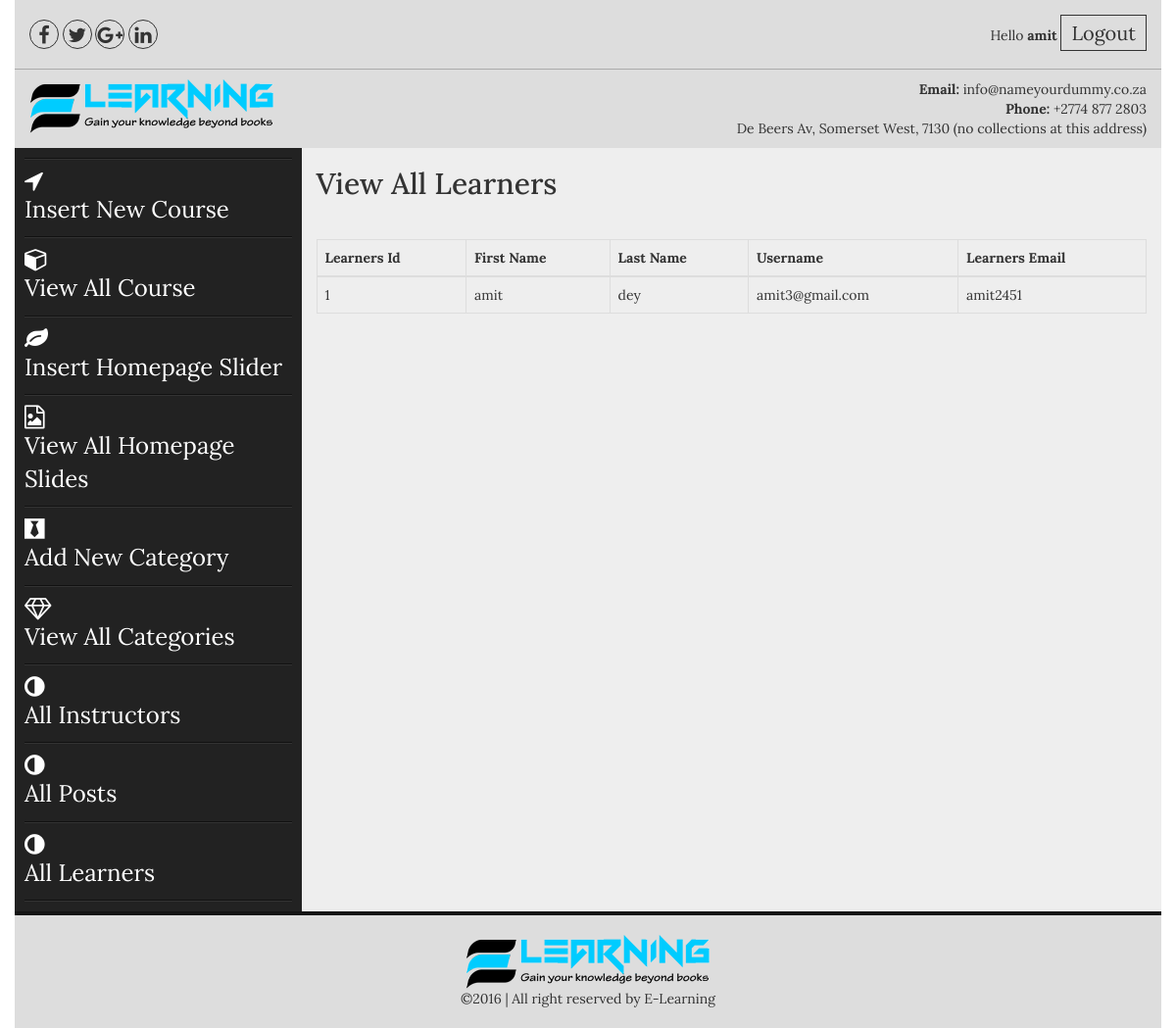
Before: /admin/all_learners.php (signed in) with the older database file.
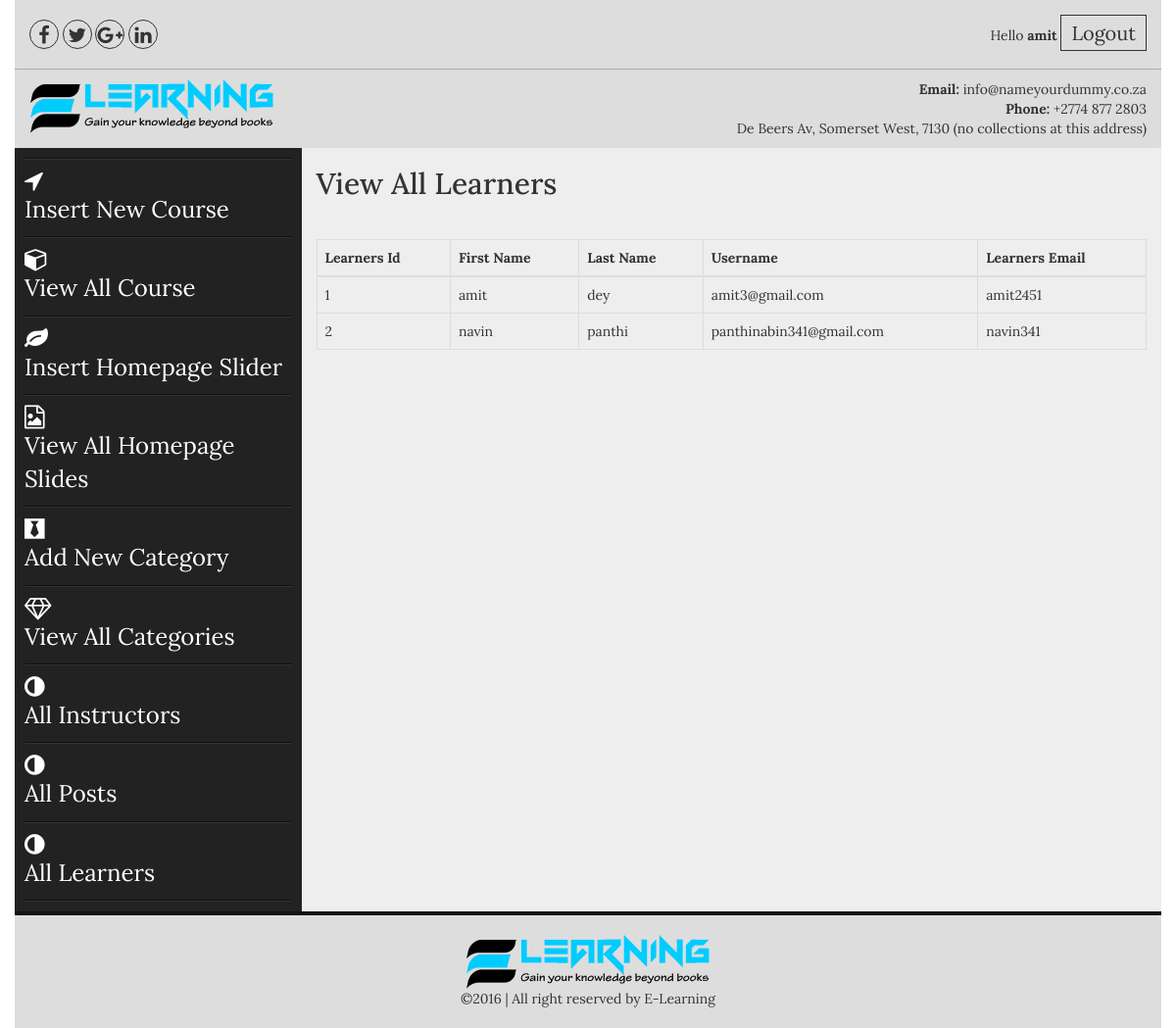
After: the same page with the newer database file.
### tables this page shows
CREATE TABLE `learners` (
  `luser_id` int(100) NOT NULL,
  `luser_fname` text NOT NULL,
  `luser_lname` text NOT NULL,
  `luser_name` varchar(50) NOT NULL,
  `luser_email` varchar(50) NOT NULL,
  `luser_pass` varchar(50) NOT NULL,
  `is_dropout` tinyint(1) DEFAULT NULL,
  `reason` varchar(255) DEFAULT NULL
);

### admin/all_learners.php (the view)
<?php include("includes/header.php");?>
<section class="admin_area">
    <div class="container">
        <div class="row">
            <?php include("includes/admin_menus.php");?>
            <div class="col-md-9 col-sm-9 col-xs-12">
                <div class="add_admin_content">
                   <h2>View All Learners</h2>
                      <table class="table table-bordered">
                        <thead>
                          <tr>
                            <th>Learners Id</th>
                            <th>First Name</th>
                            <th>Last Name</th>
                            <th>Username</th>
                            <th>Learners Email</th>
                          </tr>
                        </thead>
                        <tbody>
                        <?php
                        $user = "select * from learners";
                        $run_user = mysqli_query($con,$user);
                        while($user_row = mysqli_fetch_array($run_user)):
                        $user_id = $user_row ['luser_id'];
                        $fname = $user_row ['luser_fname'];
                        $lname = $user_row ['luser_lname'];
                        $uemail = $user_row ['luser_email'];
                        $uname = $user_row ['luser_name'];
                        ?>
                          <tr>
                            <td><?php echo $user_id;?></td>
                            <td><?php echo $fname;?></td>
                            <td><?php echo $lname;?></td>
                            <td><?php echo $uemail;?></td>
                            <td><?php echo $uname;?></td>
                          </tr>
                        <?php endwhile;?>
                        </tbody>
                      </table>
                </div>
            </div>
        </div>
    </div>
</section>
<?php include("includes/footer.php");?>

Changed rows visible on the page:
added learners: luser_id "2", luser_fname "navin", luser_lname "panthi", luser_email "panthinabin341@gmail.com", luser_name "navin341"
